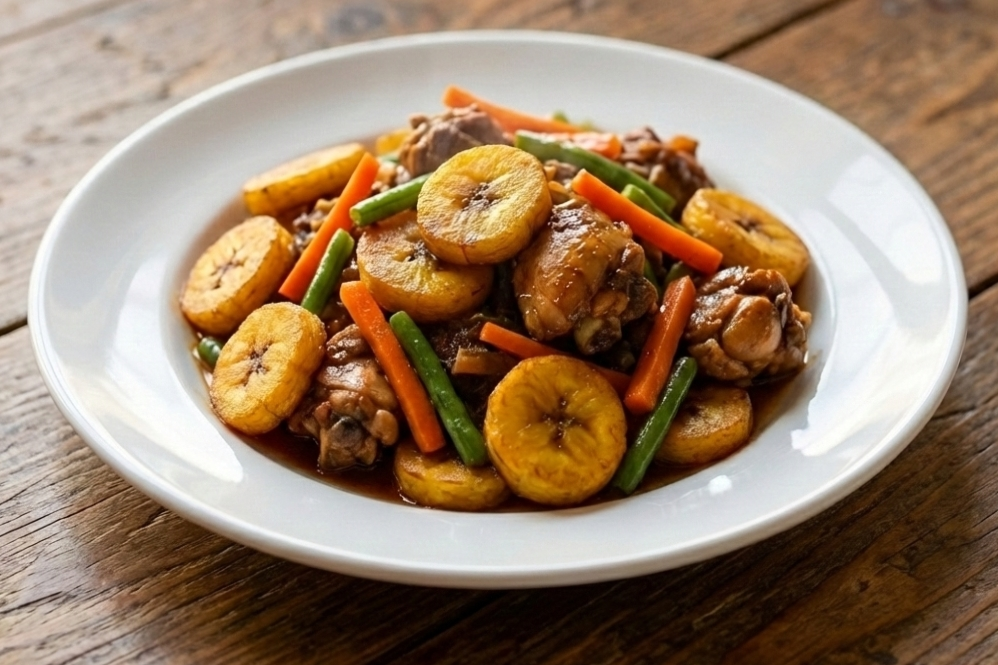
#> input picture assets/Meal Carousel/Meal 1.jpg, 998 x 665 px; its folder holds only this picture in this run
$ python prepare_carousel_images.py
#> lines starting #> are read from the running program, lines starting #| are printed output that depends on the picture
from __future__ import annotations

import argparse
import re
from pathlib import Path

from PIL import Image, ImageOps


VALID_EXTENSIONS = {".jpg", ".jpeg", ".png", ".webp"}
TARGET_RATIO_WIDTH = 3
TARGET_RATIO_HEIGHT = 2


def slugify(value: str) -> str:
    return re.sub(r"[^a-z0-9]+", "-", value.lower()).strip("-")


def parse_widths(raw_widths: str) -> list[int]:
#> called with raw_widths = '360,600'
    widths: list[int] = []
    for piece in raw_widths.split(","):
        value = piece.strip()
        if not value:
            continue
        parsed = int(value)
        if parsed < 64:
            raise ValueError(f"Width must be at least 64px, got {parsed}")
        widths.append(parsed)
    if not widths:
        raise ValueError("At least one output width is required.")
    return sorted(set(widths))


def get_height_from_width(width: int) -> int:
    return int(round(width * TARGET_RATIO_HEIGHT / TARGET_RATIO_WIDTH))


def make_filled_frame(image: Image.Image, width: int, height: int) -> Image.Image:
    # Force full-bleed output at target ratio so there are no edge gaps.
    return ImageOps.fit(
        image,
        (width, height),
        method=Image.Resampling.LANCZOS,
        centering=(0.5, 0.5),
    )


def process_image(source: Path, output_dir: Path, widths: list[int], quality: int) -> list[Path]:
#> called with quality = 88
    with Image.open(source) as opened:
#> opened is the input picture: PIL image 998x665 RGB; mean R, G, B 154.3, 129.4, 105.8
        image = ImageOps.exif_transpose(opened).convert("RGB")

    slug = slugify(source.stem)
    generated: list[Path] = []

    for width in widths:
        height = get_height_from_width(width)
        frame = make_filled_frame(image, width, height).convert("RGB")

        output_path = output_dir / f"{slug}-{width}x{height}.webp"
        frame.save(
            output_path,
            format="WEBP",
            quality=quality,
            method=6,
            exact=True,
        )
        generated.append(output_path)
#> this loop made 2 passes
#> pass 1, in process_image, `frame = make_filled_frame(image, width, height).convert("RGB")`:
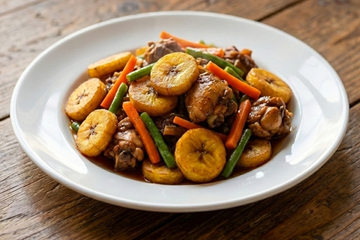
#> frame: PIL image 360x240 RGB; mean R, G, B 154.3, 129.4, 105.9
#> after the loop, generated = 2 items

    return generated


def delete_old_outputs(output_dir: Path) -> None:
    for path in output_dir.glob("*.webp"):
        path.unlink()


def main() -> None:
    parser = argparse.ArgumentParser(
        description="Prepare optimized squircle carousel images for the web.",
    )
    parser.add_argument(
        "--input-dir",
        default="assets/Meal Carousel",
        help="Source image directory (default: assets/Meal Carousel)",
    )
    parser.add_argument(
        "--output-dir",
        default="client/public/images/carousel",
        help="Destination directory (default: client/public/images/carousel)",
    )
    parser.add_argument(
        "--widths",
        default="360,600",
        help="Comma-separated output widths in pixels for 3:2 images (default: 360,600)",
    )
    parser.add_argument(
        "--quality",
        type=int,
        default=88,
        help="WebP quality 1-100 (default: 88)",
    )

    args = parser.parse_args()
    input_dir = Path(args.input_dir)
    output_dir = Path(args.output_dir)
    widths = parse_widths(args.widths)
    quality = max(1, min(100, args.quality))

    if not input_dir.exists():
        raise FileNotFoundError(f"Input directory not found: {input_dir}")

    sources = sorted(
        path for path in input_dir.iterdir() if path.is_file() and path.suffix.lower() in VALID_EXTENSIONS
    )
    if not sources:
        raise FileNotFoundError(f"No supported image files found in {input_dir}")

    output_dir.mkdir(parents=True, exist_ok=True)
    delete_old_outputs(output_dir)

    print(f"Preparing {len(sources)} image(s) -> {output_dir}")
    print(
        f"Output widths: {', '.join(str(width) for width in widths)} | ratio=3:2 | quality={quality}"
    )

    generated_count = 0
    for source in sources:
        generated = process_image(source, output_dir, widths, quality)
#> generated = 2 items
        generated_count += len(generated)
#> generated_count = 2
        for path in generated:
            print(f"Wrote {path}")

    print(f"Done. Generated {generated_count} optimized carousel preview(s).")
#| Done. Generated 2 optimized carousel preview(s).


if __name__ == "__main__":
    main()

$ run again, on assets/Meal Carousel/Meal 5.jpg
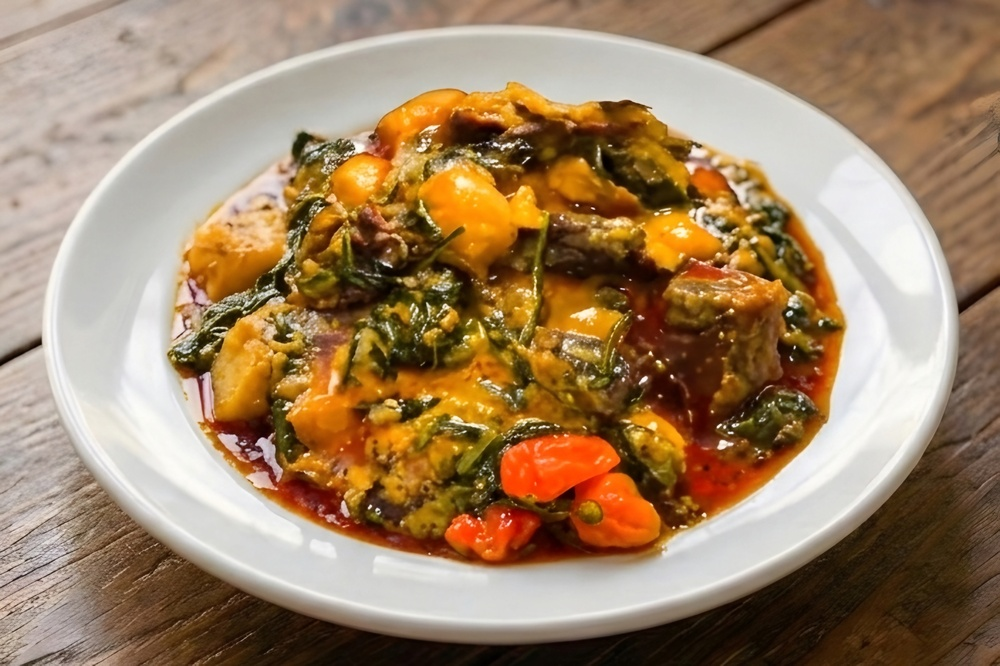
#> input picture assets/Meal Carousel/Meal 5.jpg, 1000 x 666 px, shrunk from 2816 x 1876 before the run
#> in process_image, opened is the input picture: PIL image 1000x666 RGB; mean R, G, B 159.1, 130.2, 99.2
#> the loop in process_image, `for width in widths:` made 2 passes
#> pass 1, in process_image, `frame = make_filled_frame(image, width, height).convert("RGB")`:
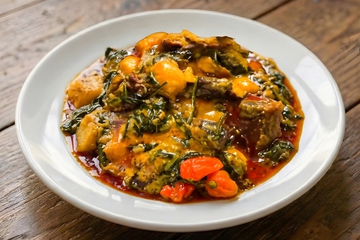
#> frame: PIL image 360x240 RGB; mean R, G, B 159.1, 130.2, 99.3
#> after the loop in process_image, `for width in widths:`: generated = 2 items
#> generated_count = 2
#> the loop in main, `for path in generated:` made 2 passes
#| Wrote client/public/images/carousel/meal-5-360x240.webp
#| Wrote client/public/images/carousel/meal-5-600x400.webp
#| Done. Generated 2 optimized carousel preview(s).

$ run again, on assets/Meal Carousel/Meal 2.jpg
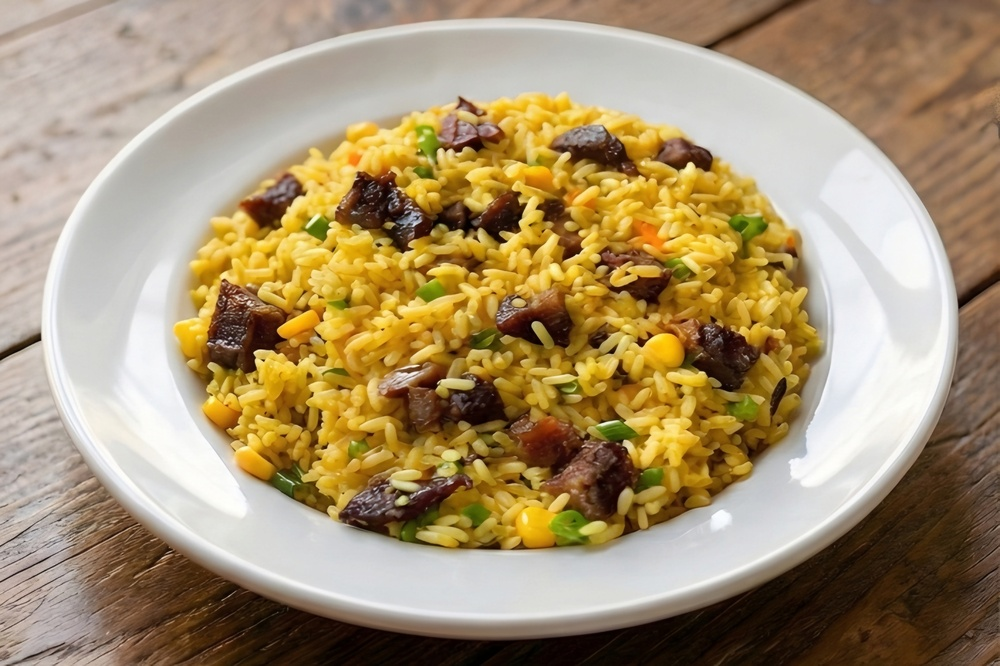
#> input picture assets/Meal Carousel/Meal 2.jpg, 1000 x 666 px, shrunk from 2816 x 1876 before the run
#> in process_image, opened is the input picture: PIL image 1000x666 RGB; mean R, G, B 166.2, 145.3, 110.2
#> the loop in process_image, `for width in widths:` made 2 passes
#> pass 1, in process_image, `frame = make_filled_frame(image, width, height).convert("RGB")`:
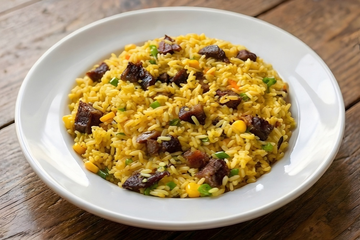
#> frame: PIL image 360x240 RGB; mean R, G, B 166.2, 145.3, 110.2
#> after the loop in process_image, `for width in widths:`: generated = 2 items
#> generated_count = 2
#> the loop in main, `for path in generated:` made 2 passes
#| Wrote client/public/images/carousel/meal-2-360x240.webp
#| Wrote client/public/images/carousel/meal-2-600x400.webp
#| Done. Generated 2 optimized carousel preview(s).

$ run again, on assets/Meal Carousel/Meal 4.jpg
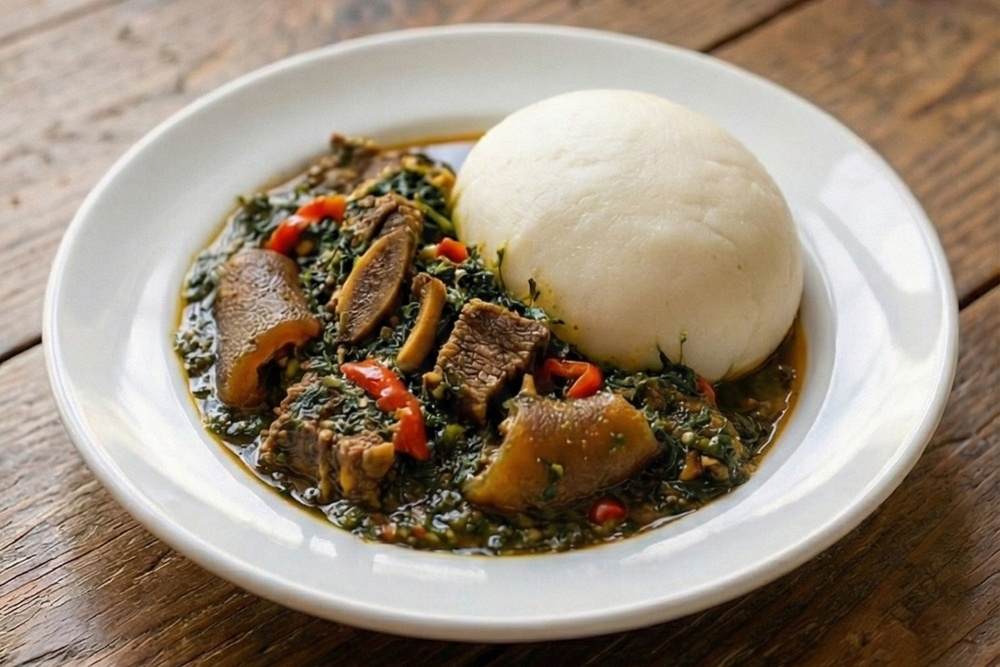
#> input picture assets/Meal Carousel/Meal 4.jpg, 1000 x 667 px, shrunk from 1408 x 939 before the run
#> in process_image, opened is the input picture: PIL image 1000x667 RGB; mean R, G, B 153.7, 138.4, 120.9
#> the loop in process_image, `for width in widths:` made 2 passes
#> pass 1, in process_image, `frame = make_filled_frame(image, width, height).convert("RGB")`:
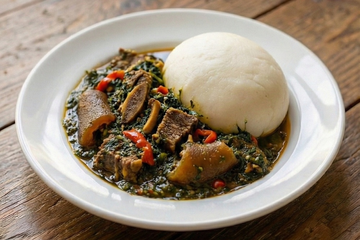
#> frame: PIL image 360x240 RGB; mean R, G, B 153.7, 138.4, 120.9
#> after the loop in process_image, `for width in widths:`: generated = 2 items
#> generated_count = 2
#> the loop in main, `for path in generated:` made 2 passes
#| Wrote client/public/images/carousel/meal-4-360x240.webp
#| Wrote client/public/images/carousel/meal-4-600x400.webp
#| Done. Generated 2 optimized carousel preview(s).
